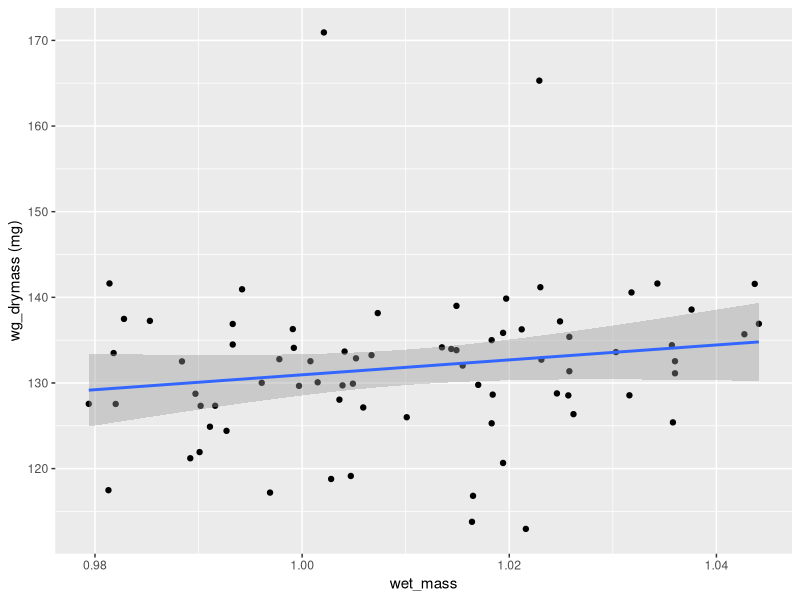
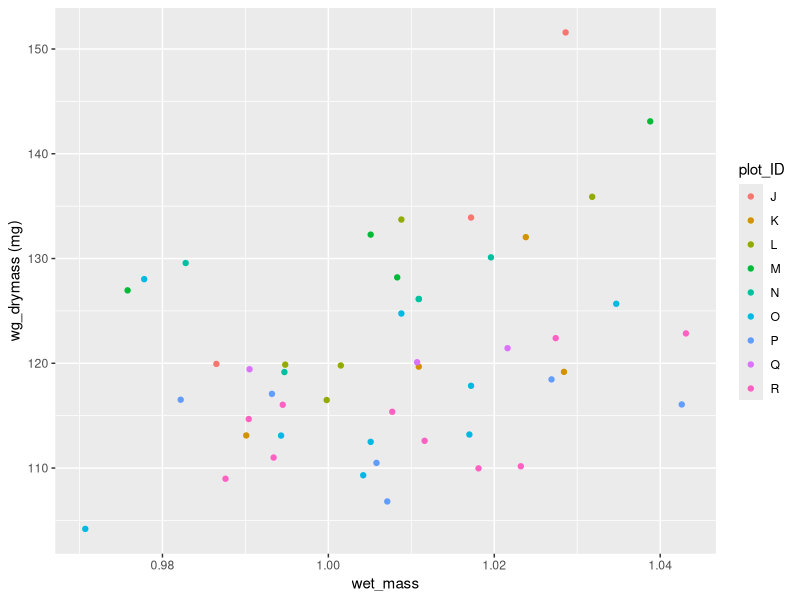
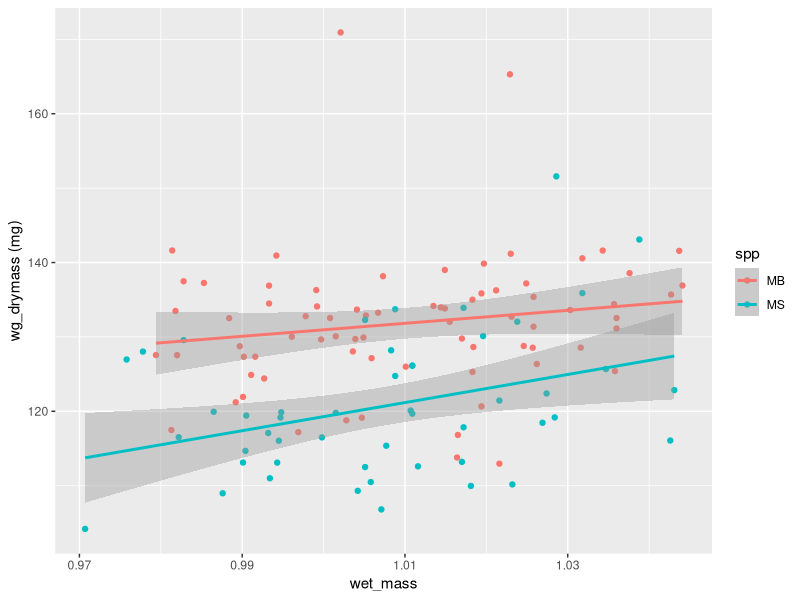
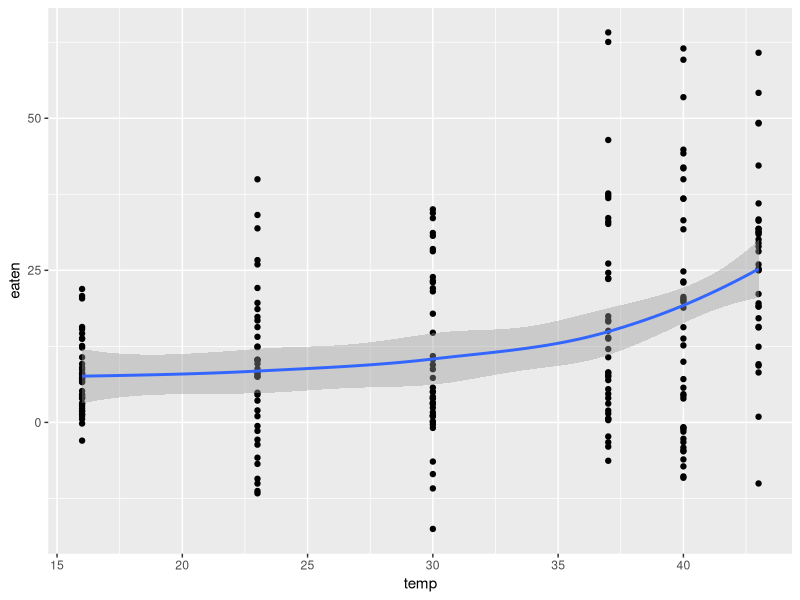
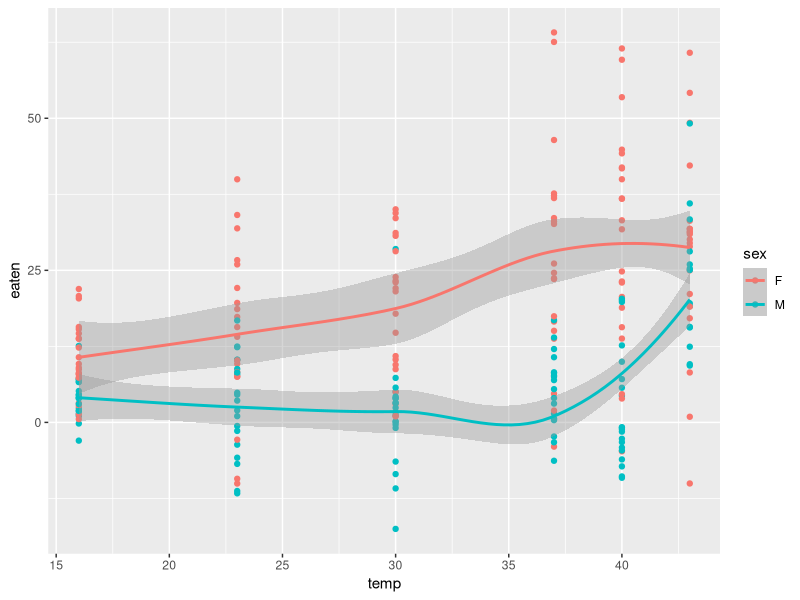
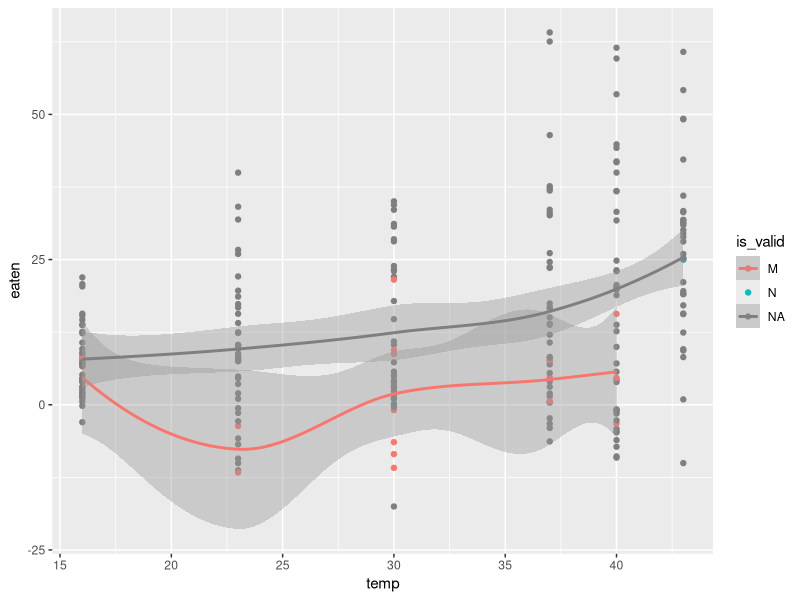
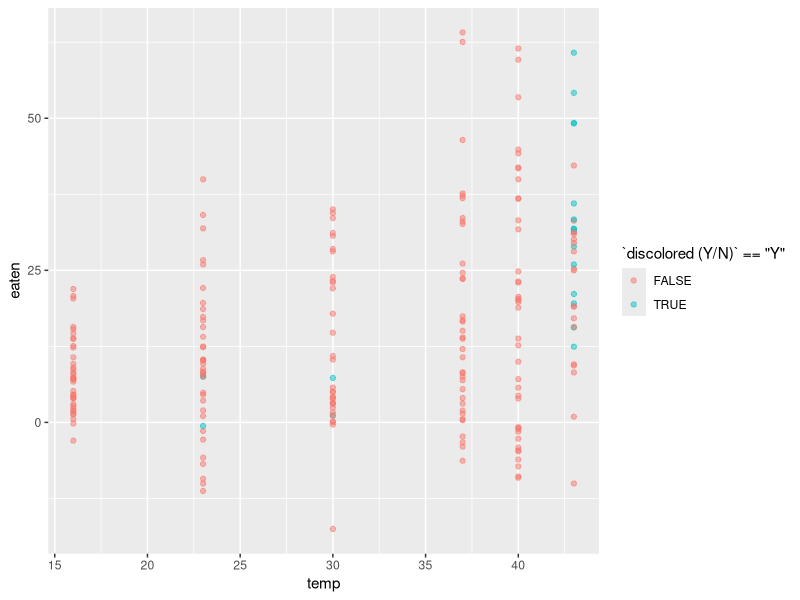
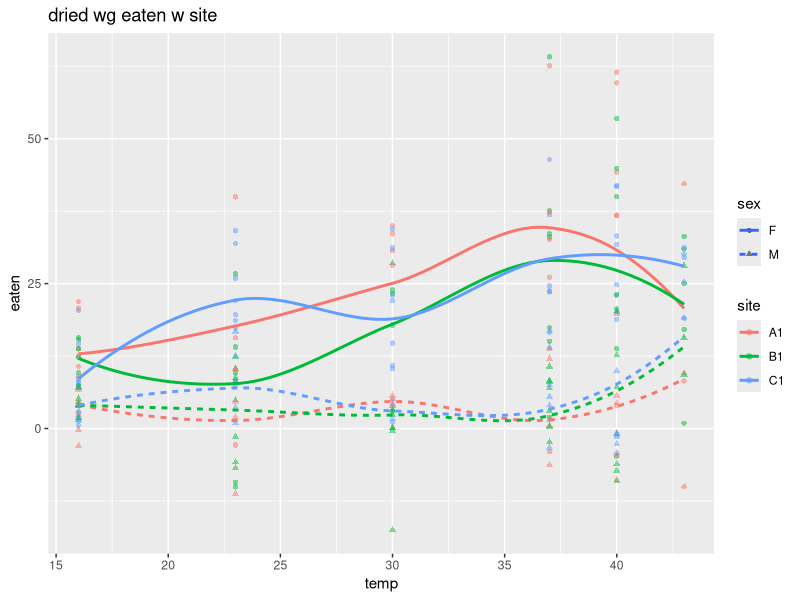

The R script that drew these images, in order: (Note: this script raises an error after producing the figures.)
library(tidyverse)
library(lme4)


dry <- read_csv("TPC/DigestionDryMasses_rough.csv")
wet <- read_csv("TPC/MB_WetMasses_rough.csv")
trial <- read_csv("TPC/MB_AllSites_rough.csv")
hoppers <- read_csv("TPC/MB_Individual_data_rough.csv")

#merge hopper data with their trials
trial_more <- merge(trial, hoppers, by="full_ID")

#merge wet and dry info
wg <- merge(wet, dry, by.x="wg_ID", by.y="sample_num")

#Wet-to-dry control (first just MB)
w2dctrl <- wg %>% filter(startsWith(wg_ID, "WG_"))
w2dctrl$wet_mass <- as.numeric(w2dctrl$wet_mass)
w2dctrl$`wg_drymass (mg)` <- as.numeric(w2dctrl$`wg_drymass (mg)`)

ggplot(w2dctrl, aes(x=wet_mass, y=`wg_drymass (mg)`)) + geom_point() + geom_smooth(method="lm") 

mod<- lm(`wg_drymass (mg)`~ wet_mass + plot_ID, w2dctrl)
summary(mod)

#reading in wet masses for MS (to use the controls)
wet2 <- read_csv("TPC/MS_WetMasses_rough.csv")

wg2 <- merge(wet2, dry, by.x="wg_ID", by.y="sample_num")

w2dctrl2 <- wg2 %>% filter(startsWith(wg_ID, "WG_"))

w2dctrl2$wet_mass <- as.numeric(w2dctrl2$wet_mass)
w2dctrl2$`wg_drymass (mg)` <- as.numeric(w2dctrl2$`wg_drymass (mg)`)

ggplot(w2dctrl2, aes(x=wet_mass, y=`wg_drymass (mg)`, color=plot_ID)) + geom_point() #+ geom_smooth(method=lm) 

mod<- lm(`wg_drymass (mg)`~ wet_mass + plot_ID, w2dctrl2)
summary(mod)

#gets a lot better R2 with plot ID (i.e. which container of wheat grass it came from) 
#it's sort of ordered and sort of not (because I went through the containers one by one)
#could include the (alphabetical) order of plots, 
#could also for each sample have time since purchase 
#could also look at order of samples within plots (started cutting at the edges)
#Another question -- for the best predictions of dry mass does it make sense to have a bunch of different models?
#i.e. one for each plot ID


#let's combine both
w2dctrl <- w2dctrl %>% dplyr::select(wg_ID, wet_mass, `wg_drymass (mg)`, plot_ID)
w2dctrl2 <- w2dctrl2 %>% dplyr::select(wg_ID, wet_mass, `wg_drymass (mg)`, plot_ID)

#spp is just a placeholder for time when I did this (July vs August)... 
#maybe the wheatgrass selection at the grocery store differed at these two times  
w2dctrl$spp <- "MB"
w2dctrl2$spp <- "MS"
w2d <- rbind(w2dctrl,w2dctrl2)

ggplot(w2d, aes(x=wet_mass, y=`wg_drymass (mg)`, color=spp)) + geom_point() + geom_smooth(method=lm) 


mod<- lm(`wg_drymass (mg)`~ wet_mass + plot_ID, w2d) #could look into nesting in spp... didn't seem to have an effect
summary(mod)

#is best treatment a lme with nested random effect?

#for now let's see what the size of "predict" range is

CL=.95

#these are quite wide predictions :(
predictions <- predict(mod, data.frame(wg %>% dplyr::select(wet_mass, plot_ID)), 
                      interval = "prediction", level = CL)


#add predicted dry masses
wgnpred <- cbind(wg, predictions)

#calculated range of dry mass eaten (using full CI range of predicted dry mass)
tpcmb <- wgnpred %>% mutate(eaten=fit-as.numeric(`wg_drymass (mg)`), eaten_l=lwr-as.numeric(`wg_drymass (mg)`), eaten_h=upr-as.numeric(`wg_drymass (mg)`)) #need to connect to temps

#merge with the trials (now we have temperatures)
mrg <- merge(trial_more, tpcmb, by.x="wg", by.y="wg_ID")

#if not "Y" for discolored then that means it was not discolored
mrg$`discolored (Y/N)`[is.na(mrg$`discolored (Y/N)`)] <- 'N'

#all sexes
ggplot(mrg, aes(x=temp, y=eaten)) + geom_point() + geom_smooth() 

#by sex
ggplot(mrg, aes(x=temp, y=eaten, color=sex)) + geom_point() + geom_smooth() 

#if is_valid is N(o) or M(aybe), then that means the hopper died either during or after the trial
ggplot(mrg, aes(x=temp, y=eaten, color=is_valid)) + geom_point() + geom_smooth() 

#see whether discoloration had an effect... seems like at least sometimes (see 43)
ggplot(mrg %>% filter(is.na(is_valid)), aes(x=temp, y=eaten, color=`discolored (Y/N)`=="Y")) + geom_point(alpha=.5) #+ geom_smooth() 

#removing discolored and invalid (due to hopper death) observations 
mrg2 <- mrg %>% filter(is.na(is_valid) & `discolored (Y/N)`=='N')
                       
#plot by sex and site
ggplot(mrg2, aes(x=temp, y=eaten, color=site, linetype=sex, shape=sex)) + geom_point(alpha=.5) + geom_smooth(se=FALSE) + ggtitle("dried wg eaten w site")

#plot by sex only
ggplot(mrg2, aes(x=temp, y=eaten, color=sex)) + geom_point(alpha=.5) + geom_smooth() + ggtitle("dried wg eaten")


#divided by hopper mass
ggplot(mrg2, aes(x=temp, y=eaten/mass, color=sex)) + geom_point() + geom_smooth() + ggtitle("mass eaten / hopper mass")


#now let's see about feces vs eaten

ggplot(mrg2, aes(x=eaten, y=as.numeric(`feces_drymass (mg)`), color=temp)) + geom_point() + ggtitle("feces mass scales with mass eaten(?)")

ggplot(mrg2, aes(x=temp, y=as.numeric(`feces_drymass (mg)`)/eaten)) + geom_point(alpha=.5) + geom_smooth() + ggtitle("feces/eaten with temp")

ggplot(mrg2, aes(x=temp, y=as.numeric(`feces_drymass (mg)`))) + geom_point(alpha=.5) + geom_smooth() + ggtitle("feces with temp")

ggplot(mrg2, aes(x=temp, y=as.numeric(`feces_drymass (mg)`), color=sex)) + geom_point(alpha=.5) + geom_smooth() + ggtitle("feces with temp by sex")

ggplot(mrg2, aes(x=temp, y=as.numeric(`feces_drymass (mg)`), color=site, linetype=sex, shape=sex)) + geom_point(alpha=.5) + geom_smooth(se=FALSE) + ggtitle("feces with temp by sex and site")



#working with mrg2 to plot upper and lower bounds -- kinda bleak
mrg2_range <- mrg2 %>% 
  pivot_longer(cols=c(eaten, eaten_l, eaten_h), names_to="CI", values_to="eaten_all")
  

ggplot(mrg2_range, aes(x=temp, y=eaten_all, color=CI, linetype=sex, shape=sex)) + geom_point(alpha=.5) + geom_smooth() + ggtitle("eaten with CI")




#seeing if lmer helps... not much difference it seems
mod_lme <- lmer(`wg_drymass (mg)` ~ wet_mass + (1|spp/plot_ID), w2d)
summary(mod_lme)

plot(mod_lme)

qqnorm(resid(mod_lme))
qqline(resid(mod_lme))  
#they fall off on the high end
wg$spp <- "MB"
p2 <- predict.merMod(mod_lme, data.frame(wg %>% select(wet_mass, spp, plot_ID)), 
        interval = "prediction", level = CL)

new_dat <- wg %>% dplyr::select(wet_mass, spp, plot_ID)

pred_ints <- predictInterval(mod_lme, 
                             newdata = new_dat, 
                             n.sims = 1000,
                             returnSims = TRUE, 
                             seed = 123, 
                             level = 0.95)

#similar fits and CIs for lmer

summar <- mrg2 %>% group_by(site, sex, temp) %>% summarize(n())